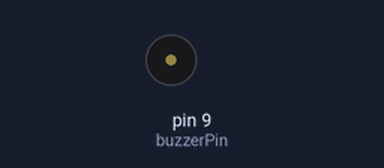
Simulated run of this sketch. Board: Arduino Uno, built with avr-gcc and run on an emulated ATmega328P. Parts: buzzer (waves = sounding).

Above: at 0.5 s.
Timing chart, 0 to 3.0 s (numbered marks = the images above):
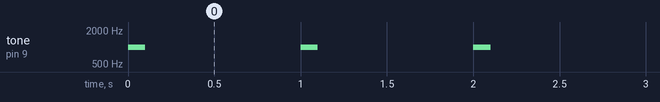

Measured:
- by itself, tone on pin 9 (buzzerPin): alternates 1000 Hz for 0.10 s and silent for 0.90 s

The sketch:

Buzzer.ino
```cpp
const int buzzerPin = 9; // Connect the positive pin of the buzzer to pin 9
void setup() {
  pinMode(buzzerPin, OUTPUT);
  }

  void loop() {
    tone(buzzerPin, 1000); // Play a 1 kHz tone
    delay(100); // Duration of the tick
    noTone(buzzerPin); // Stop the tone
    delay(900); // Wait before the next tick
  }
```
